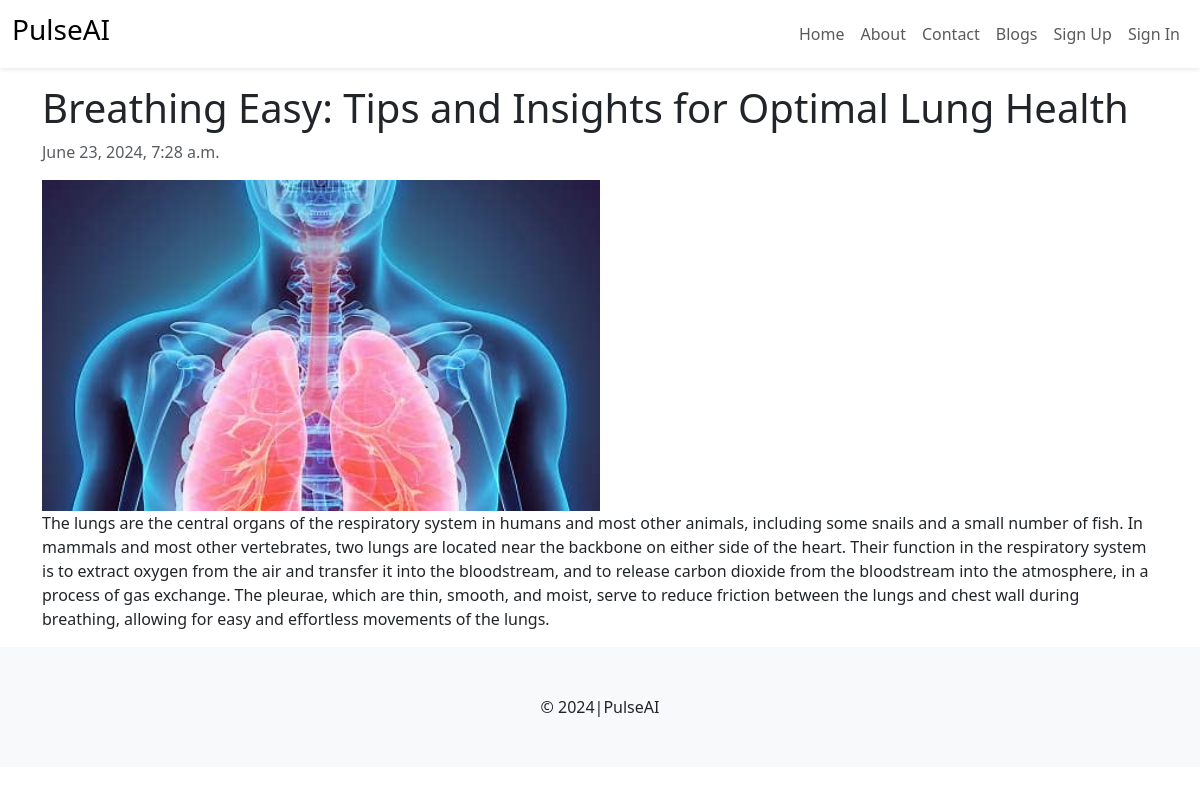
The app's page /blog/2/ with its own data.
### blog/models.py (models this page shows, shortened)
class Blog(models.Model):
      category = models.ForeignKey(BlogCategory, on_delete=models.DO_NOTHING)
      title = models.CharField(max_length=500)
      content = models.TextField()
      primary_photo = models.ImageField(upload_to="blog_images")
      yt_video_id = models.CharField(max_length=255, blank=True)
      publish = models.BooleanField(default=True)
      created_at = models.DateTimeField(auto_now_add=True)
      update_at = models.DateTimeField(auto_now=True)

### blog/views.py (the view)
# urls.py: path("blog/<int:bid>/", views.blog_details, name="blog"),
def blog_details(request, bid):
      blog = get_object_or_404(Blog, pk=bid)
      context = {
            'blog': blog
      }
      return render(request, 'blog/details.html', context)

### templates/blog/details.html (shortened to what this page needs)
{% extends "layout.html" %}
{% block content %}
<div class="container my-3 blog-details">
      <h1>{{blog.title}}</h1>
      <p class="text-muted">{{blog.created_at}}</p>
      <img src="{{blog.primary_photo.url}}" class="blog-image w-50">
      <div class="blog-content">
            {{blog.content|safe}}
      </div>
</div>
{% endblock %}

### records on screen
Blog: title "Breathing Easy: Tips and Insights for Optimal Lung Health", created_at "June 23, 2024, 7:28 a.m.", primary_photo (picture), content "The lungs are the central organs of the respiratory system in humans and most other animals, including some snails and a small number of fish. In mammals and most other vertebrates, two lungs are located near the backbone on either side of the heart. Their function in the respiratory system is to extract oxygen from the air and transfer it into the bloodstream, and to release carbon dioxide from the bloodstream into the atmosphere, in a process of gas exchange. The pleurae, which are thin, smooth, and moist, serve to reduce friction between the lungs and chest wall during breathing, allowing for easy and effortless movements of the lungs."
